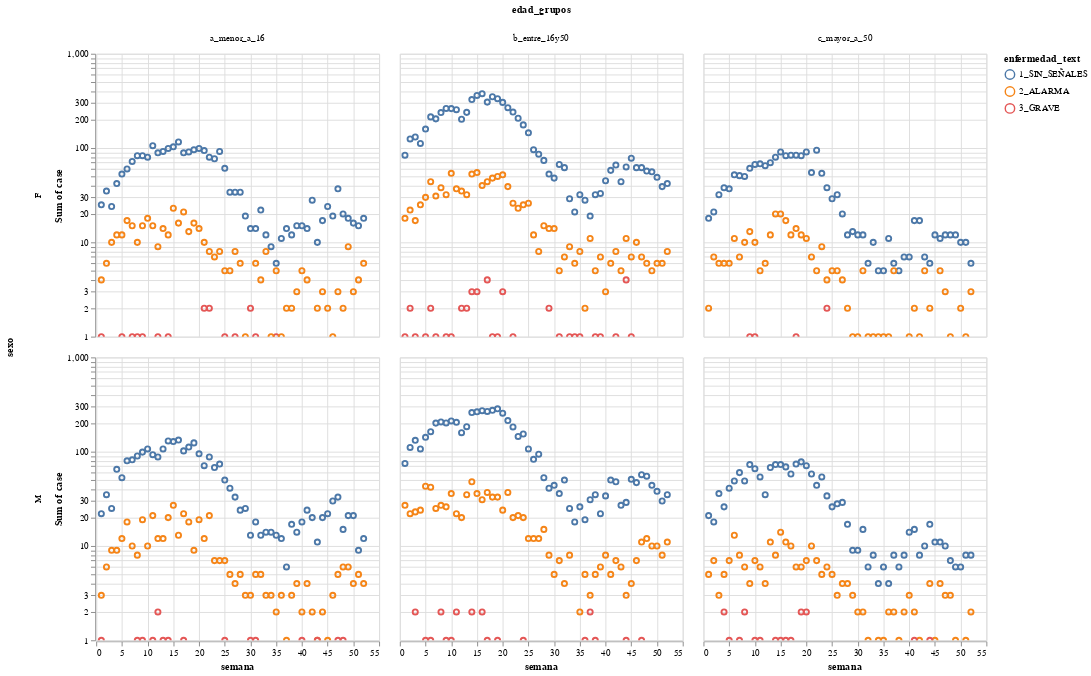

This figure's notebook cell:
### Markdown cell above
Ahora lo apreciamos con logaritmos:

### Code cell
enc_dengue =grafico_intensidad.encode(
    x="semana:Q",
    y=alt.Y("sum(case):Q", scale =alt.Scale(type="log")),
    color ="enfermedad_text:N",
    tooltip = ["sum(case):Q","semana:Q"]
).interactive()

enc_dengue.mark_point().facet(
    row="sexo:N",
    column="edad_grupos:N")

### Figure 1 — Vega specification as saved in the notebook (floating-point values rounded to 4 significant figures; data arrays with more than 128 entries replaced by an {"elided": "..."} marker saying what was removed)
{"$schema": "https://vega.github.io/schema/vega/v5.json", "data": [{"name": "param_2_store"}, {"name": "source_0", "values": {"elided": "705 records"}}, {"name": "column_domain", "values": [{"edad_grupos": "b_entre_16y50", "count": 251}, {"edad_grupos": "c_mayor_a_50", "count": 219}, {"edad_grupos": "a_menor_a_16", "count": 235}]}, {"name": "row_domain", "values": [{"sexo": "M", "count": 354}, {"sexo": "F", "count": 351}]}, {"name": "source_0_x_domain_semana", "values": [{"min": 1, "max": 52}]}, {"name": "source_0_color_domain_enfermedad_text", "values": [{"enfermedad_text": "2_ALARMA"}, {"enfermedad_text": "1_SIN_SEÑALES"}, {"enfermedad_text": "3_GRAVE"}]}], "signals": [{"name": "view_2_width", "value": 300}, {"name": "view_2_height", "value": 300}, {"name": "unit", "value": {}, "on": [{"events": "pointermove", "update": "isTuple(group()) ? group() : unit"}]}, {"name": "param_2", "update": "{\"semana\": param_2_semana}"}, {"name": "param_2_semana"}], "marks": [{"type": "group", "name": "row-title", "title": {"text": "sexo", "style": "guide-title", "offset": 10, "orient": "left"}, "role": "row-title"}, {"type": "group", "name": "column-title", "title": {"text": "edad_grupos", "offset": 10, "style": "guide-title"}, "role": "column-title"}, {"type": "group", "name": "row_header", "from": {"data": "row_domain"}, "sort": {"field": "datum[\"sexo\"]", "order": "ascending"}, "encode": {"update": {"height": {"signal": "view_2_height"}}}, "axes": [{"scale": "y", "labelOverlap": "greedy", "grid": false, "title": "Sum of case", "zindex": 0, "orient": "left"}], "title": {"text": {"signal": "isValid(parent[\"sexo\"]) ? parent[\"sexo\"] : \"\"+parent[\"sexo\"]"}, "frame": "group", "offset": 10, "orient": "left", "style": "guide-label"}, "role": "row-header"}, {"type": "group", "name": "column_header", "from": {"data": "column_domain"}, "sort": {"field": "datum[\"edad_grupos\"]", "order": "ascending"}, "encode": {"update": {"width": {"signal": "view_2_width"}}}, "title": {"text": {"signal": "isValid(parent[\"edad_grupos\"]) ? parent[\"edad_grupos\"] : \"\"+parent[\"edad_grupos\"]"}, "frame": "group", "style": "guide-label", "offset": 10}, "role": "column-header"}, {"type": "group", "name": "column_footer", "from": {"data": "column_domain"}, "sort": {"field": "datum[\"edad_grupos\"]", "order": "ascending"}, "encode": {"update": {"width": {"signal": "view_2_width"}}}, "axes": [{"scale": "x", "labelFlush": true, "tickCount": {"signal": "ceil(view_2_width/40)"}, "zindex": 0, "labelOverlap": true, "orient": "bottom", "title": "semana", "grid": false}], "role": "column-footer"}, {"type": "group", "name": "cell", "from": {"facet": {"data": "source_0", "name": "facet", "groupby": ["sexo", "edad_grupos"], "aggregate": {"cross": true}}}, "sort": {"field": ["datum[\"sexo\"]", "datum[\"edad_grupos\"]"], "order": ["ascending", "ascending"]}, "encode": {"update": {"width": {"signal": "view_2_width"}, "height": {"signal": "view_2_height"}}}, "signals": [{"name": "facet", "value": {}, "on": [{"events": [{"source": "scope", "type": "pointermove"}], "update": "isTuple(facet) ? facet : group(\"cell\").datum"}]}, {"name": "param_2_semana", "on": [{"events": [{"source": "view", "type": "dblclick"}], "update": "null"}, {"events": {"signal": "param_2_translate_delta"}, "update": "panLinear(param_2_translate_anchor.extent_x, -param_2_translate_delta.x / view_2_width)"}, {"events": {"signal": "param_2_zoom_delta"}, "update": "zoomLinear(domain(\"x\"), param_2_zoom_anchor.x, param_2_zoom_delta)"}], "push": "outer"}, {"name": "param_2_tuple", "on": [{"events": [{"signal": "param_2_semana"}], "update": "param_2_semana ? {unit: \"view_2\" + '__facet_row_' + (facet[\"sexo\"]) + '__facet_column_' + (facet[\"edad_grupos\"]), fields: param_2_tuple_fields, values: [param_2_semana]} : null"}]}, {"name": "param_2_tuple_fields", "value": [{"field": "semana", "channel": "x", "type": "R"}]}, {"name": "param_2_translate_anchor", "value": {}, "on": [{"events": [{"source": "scope", "type": "pointerdown"}], "update": "{x: x(unit), y: y(unit), extent_x: domain(\"x\")}"}]}, {"name": "param_2_translate_delta", "value": {}, "on": [{"events": [{"source": "window", "between": [{"source": "scope", "type": "pointerdown"}, {"source": "window", "type": "pointerup"}], "type": "pointermove", "consume": true}], "update": "{x: param_2_translate_anchor.x - x(unit), y: param_2_translate_anchor.y - y(unit)}"}]}, {"name": "param_2_zoom_anchor", "on": [{"events": [{"source": "scope", "type": "wheel", "consume": true}], "update": "{x: invert(\"x\", x(unit)), y: invert(\"y\", y(unit))}"}]}, {"name": "param_2_zoom_delta", "on": [{"events": [{"source": "scope", "consume": true, "type": "wheel"}], "update": "pow(1.001, event.deltaY * pow(16, event.deltaMode))", "force": true}]}, {"name": "param_2_modify", "on": [{"events": {"signal": "param_2_tuple"}, "update": "modify(\"param_2_store\", param_2_tuple, true)"}]}], "marks": [{"type": "symbol", "name": "view_2_marks", "from": {"data": "facet"}, "encode": {"update": {"tooltip": {"signal": "{\"Sum of case\": format(datum[\"sum_case\"], \"\"), \"semana\": format(datum[\"semana\"], \"\")}"}, "fill": {"value": "transparent"}, "y": {"field": "sum_case", "scale": "y"}, "stroke": {"field": "enfermedad_text", "scale": "color"}, "x": {"field": "semana", "scale": "x"}}}, "clip": true, "interactive": true, "style": ["point"]}], "axes": [{"scale": "x", "gridScale": "y", "minExtent": 0, "orient": "bottom", "ticks": false, "maxExtent": 0, "grid": true, "labels": false, "domain": false, "zindex": 0, "tickCount": {"signal": "ceil(view_2_width/40)"}, "aria": false}, {"scale": "y", "gridScale": "x", "orient": "left", "grid": true, "ticks": false, "domain": false, "zindex": 0, "maxExtent": 0, "aria": false, "minExtent": 0, "labels": false}], "style": "cell"}], "scales": [{"name": "x", "type": "linear", "domain": [{"signal": "(data(\"source_0_x_domain_semana\")[0] || {}).min"}, {"signal": "(data(\"source_0_x_domain_semana\")[0] || {}).max"}], "range": [0, {"signal": "view_2_width"}], "domainRaw": {"signal": "param_2[\"semana\"]"}, "nice": true, "zero": true}, {"name": "y", "type": "log", "domain": {"data": "source_0", "field": "sum_case"}, "range": [{"signal": "view_2_height"}, 0], "nice": true}, {"name": "color", "type": "ordinal", "domain": {"data": "source_0_color_domain_enfermedad_text", "field": "enfermedad_text", "sort": true}, "range": "category"}], "background": "white", "legends": [{"stroke": "color", "symbolType": "circle", "title": "enfermedad_text", "encode": {"symbols": {"update": {"fill": {"value": "transparent"}}}}}], "layout": {"padding": 20, "offset": {"rowTitle": 10, "columnTitle": 10}, "columns": {"signal": "length(data('column_domain'))"}, "bounds": "full", "align": "all"}, "padding": 5}
